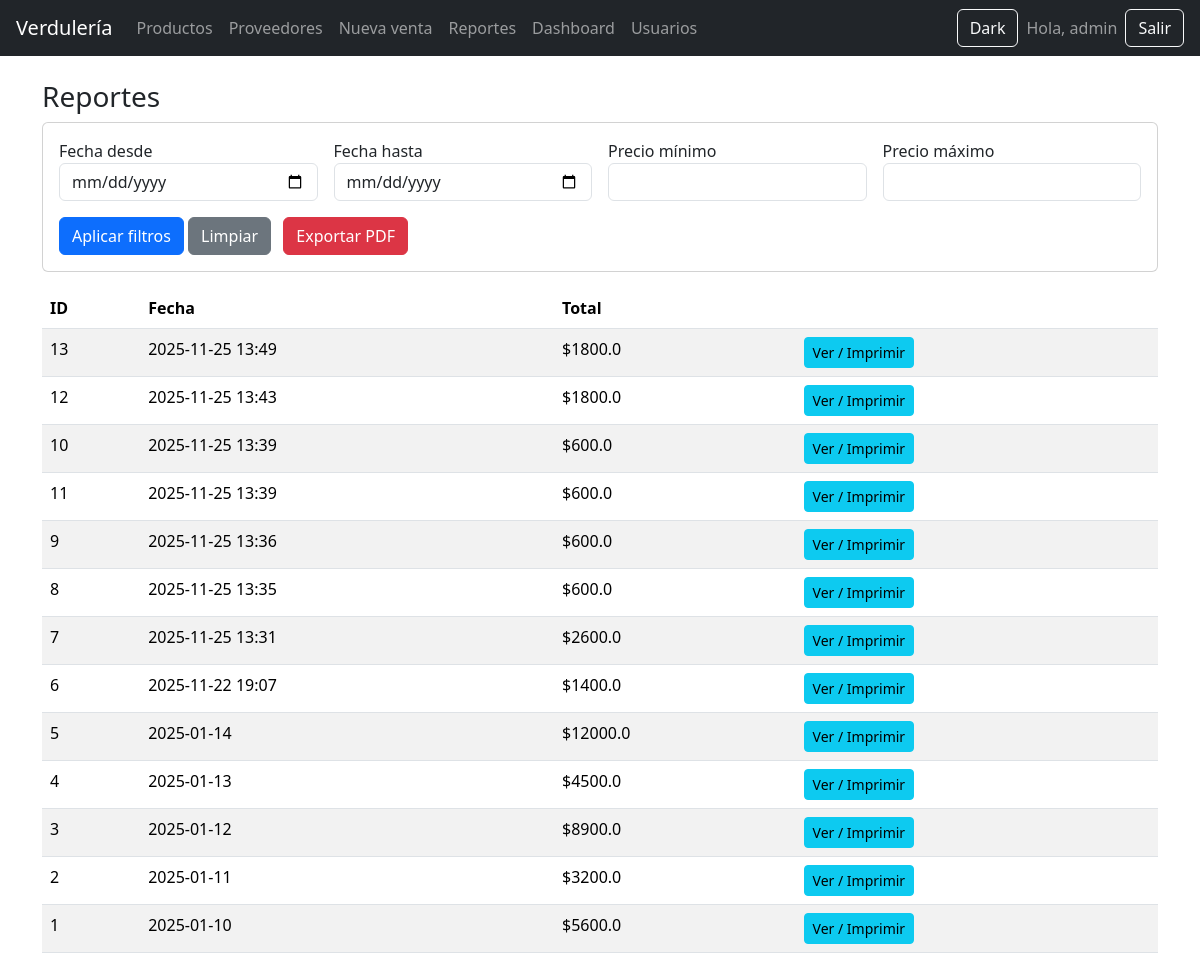
The page /reportes/ (signed in) on the database as committed earlier.
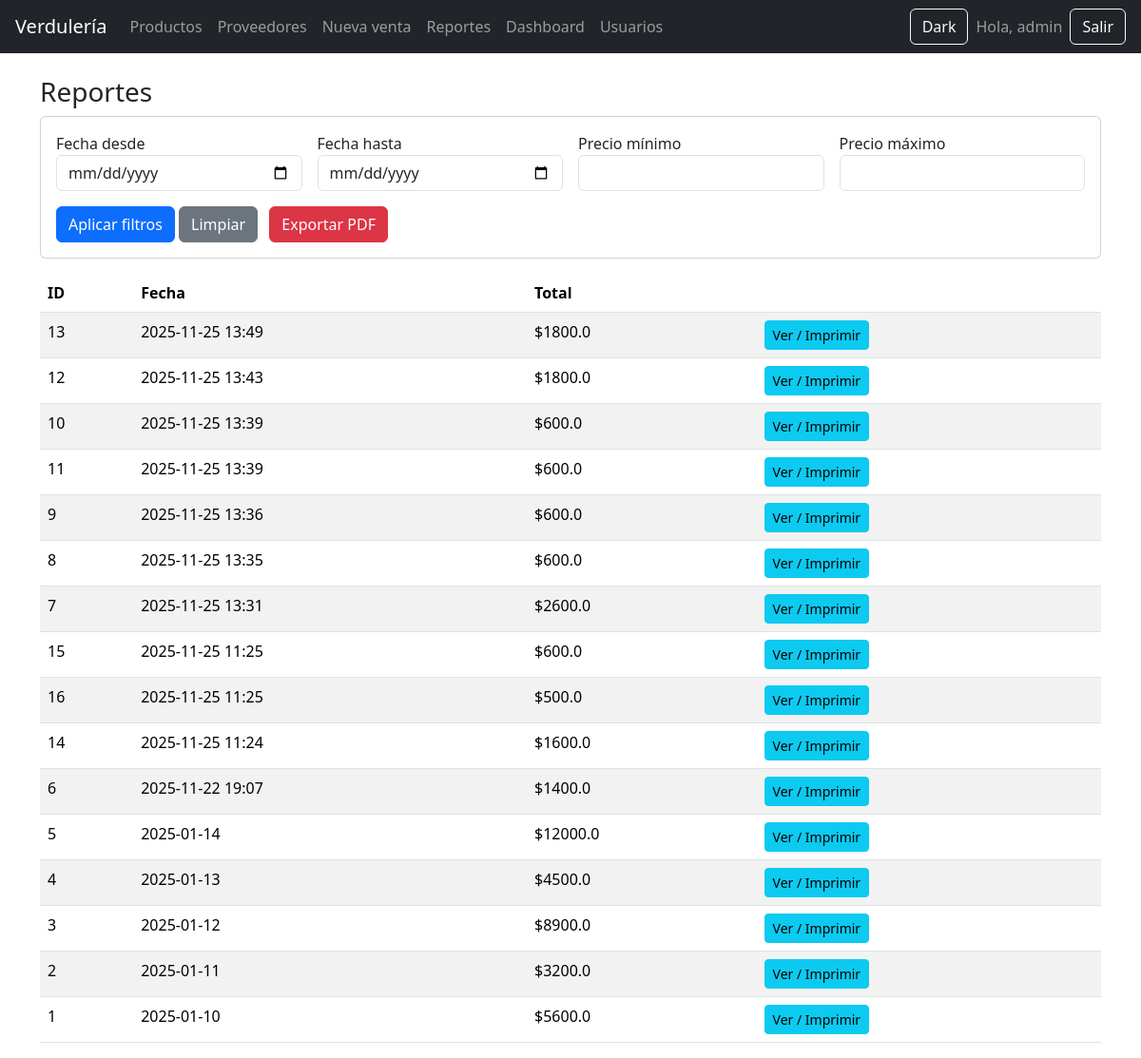
The same page on the database as committed later.
### tables this page shows
CREATE TABLE ventas (
        id INTEGER PRIMARY KEY AUTOINCREMENT,
        fecha TEXT NOT NULL,
        total REAL NOT NULL
    );

### app/routes/reportes.py (the view)
@reportes_bp.route("/")
@login_required
def index():
    db = get_db()
    productos = db.execute("SELECT id, nombre FROM productos ORDER BY nombre").fetchall()
    categorias = db.execute("SELECT id, nombre FROM categorias ORDER BY nombre").fetchall()
    unidades = db.execute("SELECT id, nombre FROM unidades ORDER BY nombre").fetchall()
    sql, params, filtros = _build_ventas_query(request.args, limit=200)
    ventas = db.execute(sql, params).fetchall()
    return render_template("reportes/reportes.html", ventas=ventas,
                           productos=productos, categorias=categorias, unidades=unidades,
                           filtros=filtros)

### app/__init__.py (called while the page is built)
def create_app():
    app = Flask(__name__)
    app.secret_key = "clave-super-secreta"
    app.register_blueprint(auth_bp)
    app.register_blueprint(productos_bp)
    app.register_blueprint(ventas_bp)
    app.register_blueprint(reportes_bp)
    app.register_blueprint(admin_bp)
    app.register_blueprint(usuarios_bp)
    app.register_blueprint(proveedores_bp)
    @app.route("/")
    def index():
        return render_template("index.html")
    @app.teardown_appcontext
    def teardown_db(exception):
        close_db()
    return app

### db.py (called while the page is built)
def get_db():
    if "db" not in g:
        g.db = sqlite3.connect(DB_NAME)
        g.db.row_factory = sqlite3.Row
    return g.db

### app/templates/reportes/reportes.html
{% extends "base.html" %}
{% block contenido %}
<h3>Reportes</h3>
<form method="GET" class="card p-3 mb-3">
    <div class="row g-3">
        <div class="col-md-3">
            <label>Fecha desde</label>
            <input type="date" name="fecha_desde" value="{{ filtros.fecha_desde or '' }}" class="form-control">
        </div>
        <div class="col-md-3">
            <label>Fecha hasta</label>
            <input type="date" name="fecha_hasta" value="{{ filtros.fecha_hasta or '' }}" class="form-control">
        </div>
        <div class="col-md-3">
            <label>Precio mínimo</label>
            <input type="number" step="0.01" name="precio_min" value="{{ filtros.precio_min or '' }}" class="form-control">
        </div>
        <div class="col-md-3">
            <label>Precio máximo</label>
            <input type="number" step="0.01" name="precio_max" value="{{ filtros.precio_max or '' }}" class="form-control">
        </div>
    </div>
    <div class="mt-3">
        <button class="btn btn-primary">Aplicar filtros</button>
        <a href="/reportes/" class="btn btn-secondary">Limpiar</a>
        <a href="/reportes/export/pdf" class="btn btn-danger ms-2">Exportar PDF</a>
    </div>
</form>
<table class="table table-striped">
<thead>
<tr>
    <th>ID</th>
    <th>Fecha</th>
    <th>Total</th>
    <th></th>
</tr>
</thead>
<tbody>
{% for v in ventas %}
<tr>
    <td>{{v.id}}</td>
    <td>{{v.fecha}}</td>
    <td>${{v.total}}</td>
    <td>
        <a class="btn btn-sm btn-info" href="{{ url_for('reportes.ver_venta', id=v.id) }}">Ver / Imprimir</a>
    </td>
</tr>
{% endfor %}
</tbody>
</table>
{% endblock %}

### app/templates/base.html (shortened to what this page needs)
<!DOCTYPE html>
<html>
<head>
    <link rel="stylesheet" href="https://cdn.jsdelivr.net/npm/bootstrap@5.3.2/dist/css/bootstrap.min.css">
    <link rel="stylesheet" href="/static/css/custom.css">
</head>
<body>
<nav class="navbar navbar-expand-lg navbar-dark bg-dark px-3">
    <a class="navbar-brand" href="/">Verdulería</a>
    <div class="collapse navbar-collapse">
        <ul class="navbar-nav me-auto">
            <li class="nav-item"><a class="nav-link" href="/productos/">Productos</a></li>
            <li class="nav-item"><a class="nav-link" href="/proveedores/">Proveedores</a></li>
            <li class="nav-item"><a class="nav-link" href="/ventas/nueva">Nueva venta</a></li>
            <li class="nav-item"><a class="nav-link" href="/reportes/">Reportes</a></li>
            <li class="nav-item"><a class="nav-link" href="/reportes/dashboard">Dashboard</a></li>
            {% if session.get('role') == 'admin' %}
            <a class="nav-link" href="{{ url_for('usuarios.index') }}">Usuarios</a>
            {% endif %}
        </ul>
        <button id="darkModeToggle" class="btn btn-outline-light me-2">Dark</button>
        {% if session.get('username') %}
            <span class="navbar-text me-2">Hola, {{session.username}}</span>
            <a href="/auth/logout" class="btn btn-outline-light">Salir</a>
        {% else %}
            <a href="/auth/login" class="btn btn-outline-light">Ingresar</a>
        {% endif %}
    </div>
</nav>
<div class="container mt-4">
    {% block contenido %}{% endblock %}
</div>
</body>
</html>

Rows that differ between the two databases and show on the page:
added ventas: id "15", fecha "2025-11-25 11:25", total "600.0"
added ventas: id "16", fecha "2025-11-25 11:25", total "500.0"
added ventas: id "14", fecha "2025-11-25 11:24", total "1600.0"
